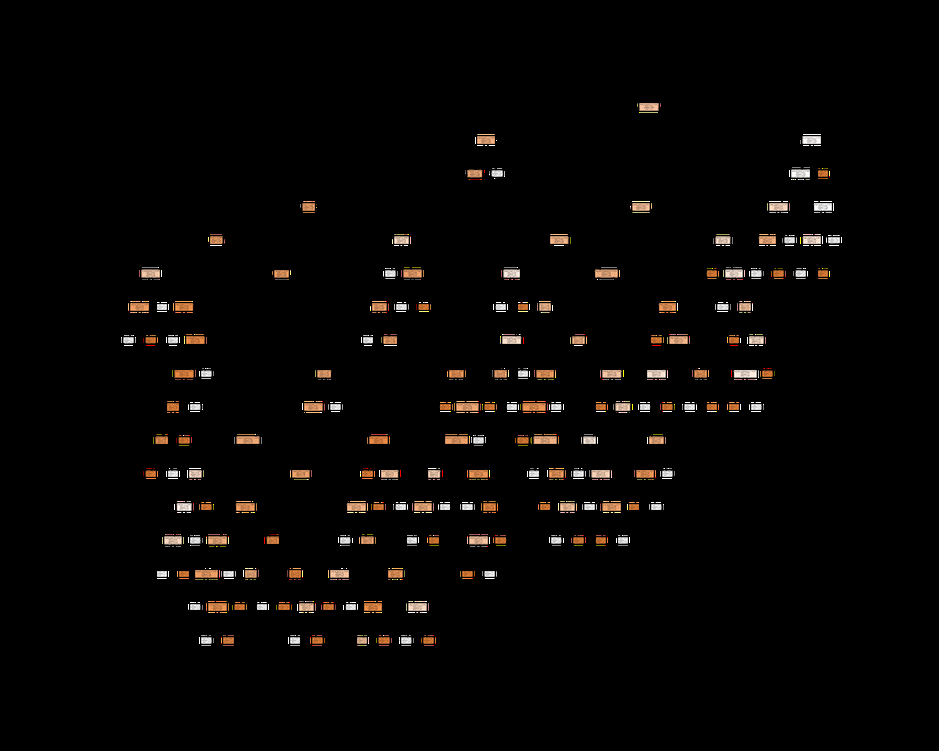
#> input picture decistion_tree.png, 939 x 751 px, shrunk from 7200 x 5760 before the run
$ python -i feature_extractor.py   (imports and definitions only)
#> lines starting #> are read from the running program, lines starting #| are printed output that depends on the picture; after the words box and inside, x2 and y2 are one past the last pixel; in counts of white or black regions, pixels touching at a corner belong together
import numpy as np
import cv2
import matplotlib.pyplot as plt
import math
from scipy import ndimage


def extract_features(filename):
    '''Here, we extrac the seven selected features from the input image'''
#> called with filename = 'decistion_tree.png'

    img = cv2.imread(filename, 3)
#> img is the input picture: shape (751, 939, 3); mean B, G, R 3.9, 4.9, 6.3

    aspect_ratio = img.shape[1] / img.shape[0]                     # aspect ratio
#> aspect_ratio = 1.25


    B = np.mean(img[0])
#> B = 0
    G = np.mean(img[1])
#> G = 0
    R = np.mean(img[2])
#> R = 0
    average_perceived_brightness = (math.sqrt(0.241*(R**2) + 0.691*(G**2) + 0.068*(B**2)))  # average percevied brightness
#> average_perceived_brightness = 0


    edges = cv2.Canny(img, 100, 200)
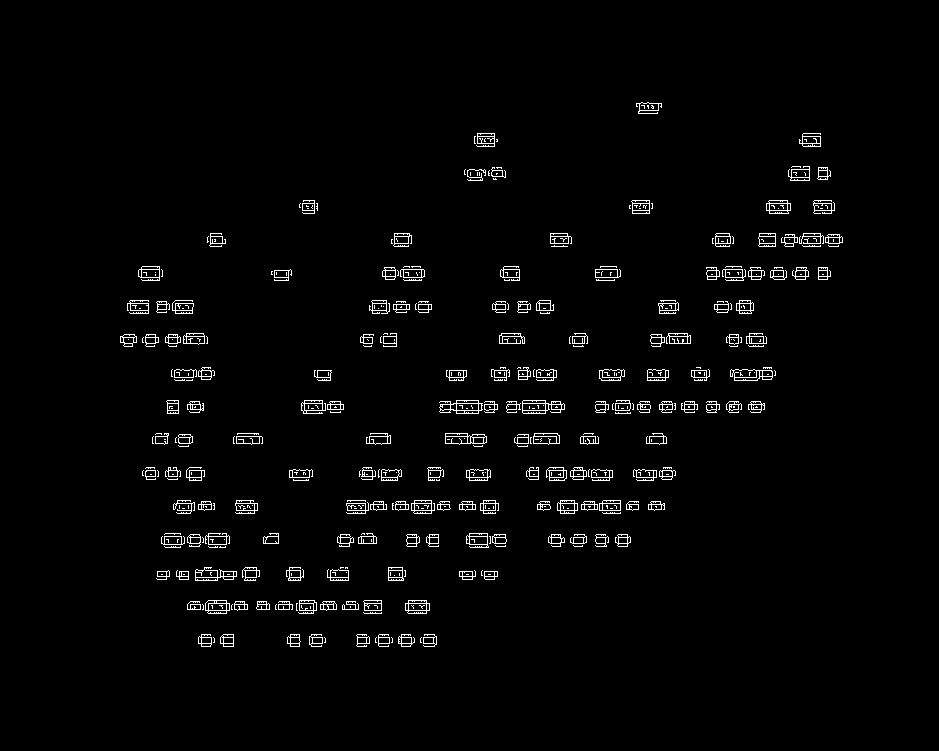
#> edges: shape (751, 939); 2.2% white in thin lines or dots, all inside (x1, y1, x2, y2) = (120, 102, 843, 647)
    threshold = 100
    labeled, nr_objects = ndimage.label(edges > threshold)
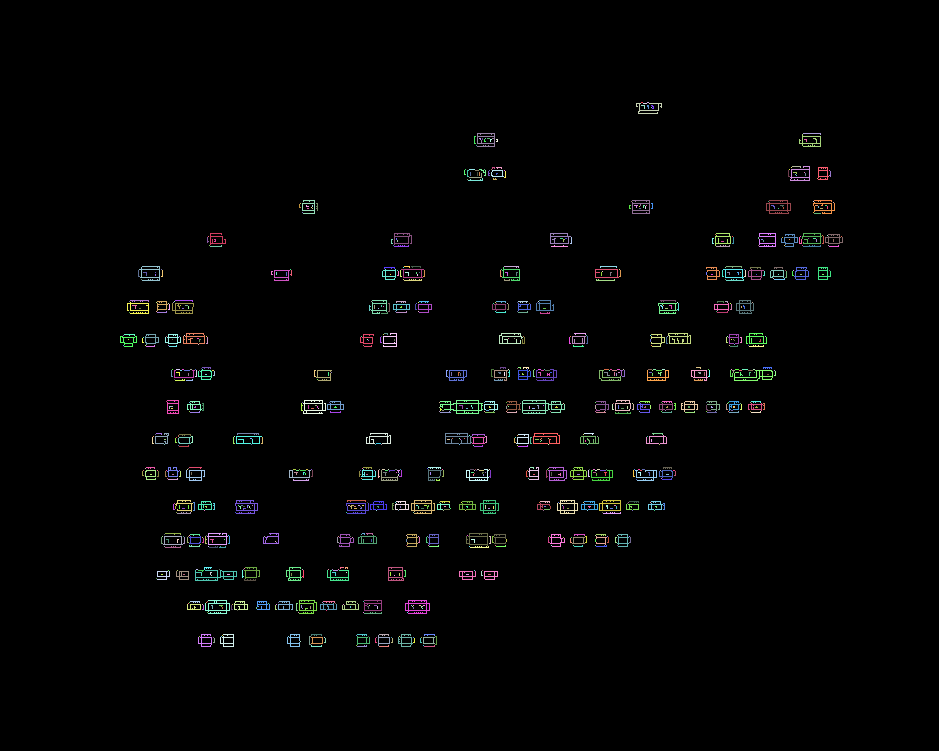
#> labeled: shape (751, 939) int32; 1103 distinct labels, from 0 to 1102; one colour per label, 0 black
#> nr_objects = 1102
    unique, lengths = np.unique(labeled, return_counts=True)
#> unique = 1103 values from 0 to 1102; lengths = 1103 values, max 689781 at index 0, min 1 at index 8, mean 639.3
    y, x, g = plt.hist(lengths[1:], bins = 7)
#> y = [940, 62, 69, 22, 6, 1, 2]; x = [1, 29.71, 58.43, 87.14, 115.9, 144.6, 173.3, 202]; g = 7 items
    y_min = np.where(y == y.min())[0][0]
#> y_min = 5
    x_min = np.mean((x[y_min:y_min + 2]))
#> x_min = 158.9
    y_max = np.where(y == y.max())[0][0]
#> y_max = 0
    x_max = np.mean((x[y_max:y_max + 2]))
#> x_max = 15.36
    edge_length1 = ((x_max * y.max()) + (x_min * y.min())) / (y.max() + y.min())           # edge length
#> edge_length1 = 15.51

    # [9 lines of commented-out code are left out]


    hsv = cv2.cvtColor( img, cv2.COLOR_BGR2HSV )
#> hsv: shape (751, 939, 3); mean H, S, V 0.3, 3.4, 6.3
    hue, sat, val = cv2.split(hsv)
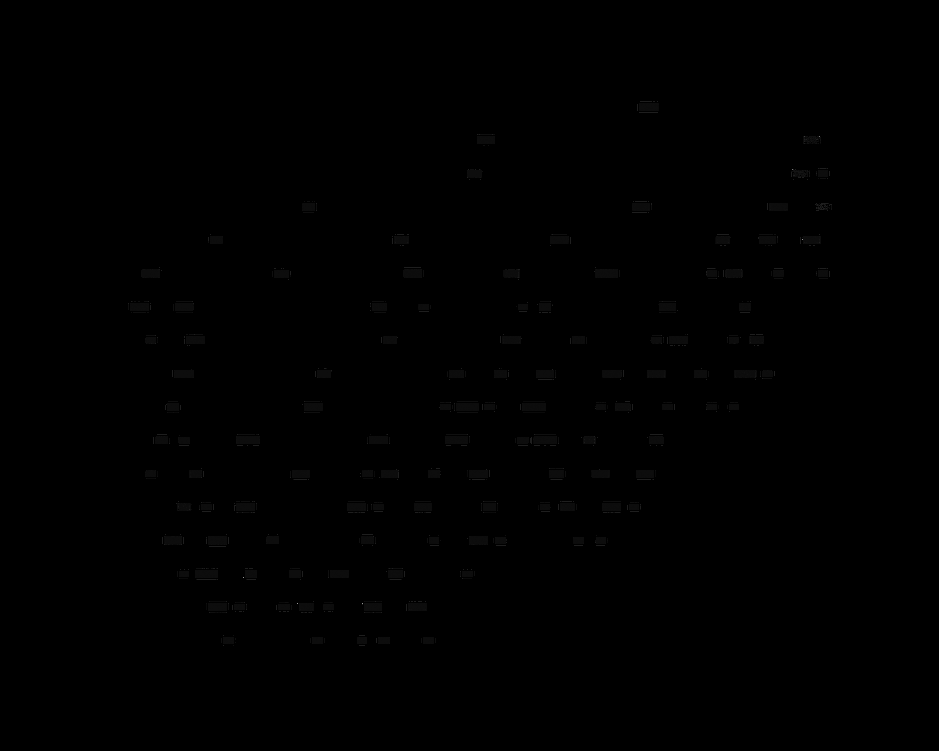
#> hue: shape (751, 939); min 0, max 150, mean 0.3
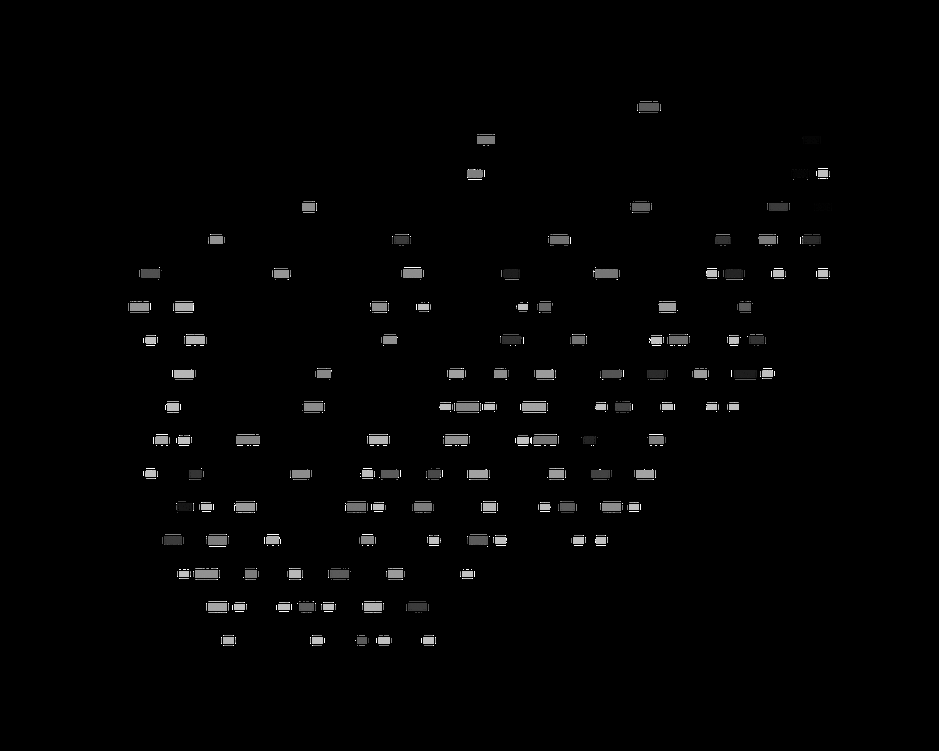
#> sat: shape (751, 939); min 0, max 255, mean 3.4
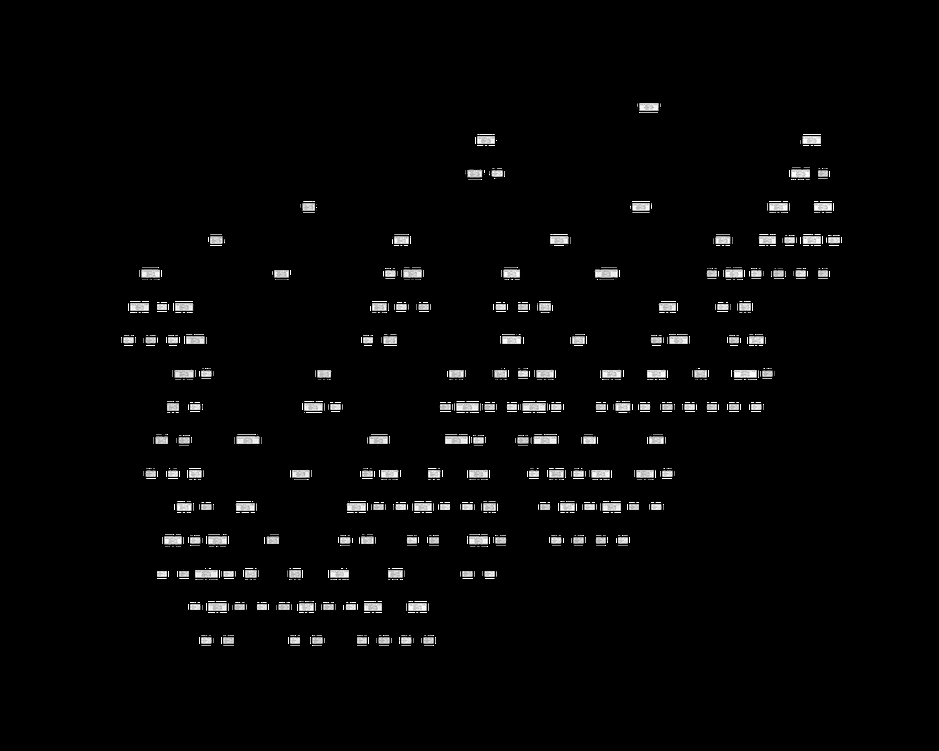
#> val: shape (751, 939); min 0, max 255, mean 6.3
    hue = hue.flatten()
    y, x, bars = plt.hist(hue, bins = 7)
#> y = [703986, 1196, 1, 0, 0, 2, 4]; x = [0, 21.43, 42.86, 64.29, 85.71, 107.1, 128.6, 150]; bars = 7 items
    y_min = np.where(y == y.min())[0][0]
#> y_min = 3
    x_min = np.mean((x[y_min:y_min + 2]))
#> x_min = 75
    y_max = np.where(y == y.max())[0][0]
    x_max = np.mean((x[y_max:y_max + 2]))
#> x_max = 10.71
    hue1 = ((x_max * y.max()) + (x_min * y.min())) / (y.max() + y.min())             # hue
#> hue1 = 10.71

    # [7 lines of commented-out code are left out]


    area_by_perim = img.shape[0] * img.shape[1] / ((img.shape[0] + img.shape[1]) * 2)             # area by perimeter
#> area_by_perim = 208.6


    imgGrey = cv2.cvtColor(img, cv2.COLOR_BGR2GRAY)
    contrast = imgGrey.std()                                          # contrast
#> contrast = 29.97


    orb = cv2.ORB_create(nfeatures = 10000)
    keypoints, descriptors = orb.detectAndCompute(img, None)
#> keypoints = 6928 keypoints; strongest (x, y, size): (559, 406, 31), (353, 607, 31), (164, 573, 31), (503, 306, 31)
    kp_surf = len(keypoints)                                            # number of keypoints
#> kp_surf = 6928


    return np.array([kp_surf, average_perceived_brightness, contrast, area_by_perim, aspect_ratio, edge_length1, hue1])     # returning the values

>>> result = extract_features('decistion_tree.png')
#> result = [6928, 0, 29.97, 208.6, 1.25, 15.51, 10.71]
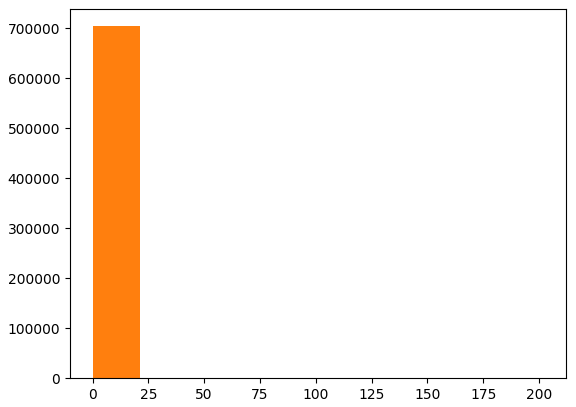
#> figure drawn by matplotlib, 1 panel; tallest bar 940 high, from x = 1 to 29.71; tallest bar 703986 high, from x = 1.78e-15 to 21.43
